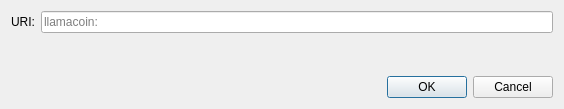
<?xml version="1.0" encoding="UTF-8"?>
<ui version="4.0">
 <class>OpenURIDialog</class>
 <widget class="QDialog" name="OpenURIDialog">
  <property name="geometry">
   <rect>
    <x>0</x>
    <y>0</y>
    <width>564</width>
    <height>109</height>
   </rect>
  </property>
  <property name="windowTitle">
   <string>Open llamacoin URI</string>
  </property>
  <layout class="QVBoxLayout" name="verticalLayout">
   <item>
    <layout class="QHBoxLayout" name="horizontalLayout">
     <item>
      <widget class="QLabel" name="label">
       <property name="text">
        <string>URI:</string>
       </property>
      </widget>
     </item>
     <item>
      <widget class="QValidatedLineEdit" name="uriEdit">
       <property name="placeholderText">
        <string notr="true">llamacoin:</string>
       </property>
      </widget>
     </item>
    </layout>
   </item>
   <item>
    <spacer name="verticalSpacer">
     <property name="orientation">
      <enum>Qt::Vertical</enum>
     </property>
     <property name="sizeHint" stdset="0">
      <size>
       <width>20</width>
       <height>40</height>
      </size>
     </property>
    </spacer>
   </item>
   <item>
    <widget class="QDialogButtonBox" name="buttonBox">
     <property name="orientation">
      <enum>Qt::Horizontal</enum>
     </property>
     <property name="standardButtons">
      <set>QDialogButtonBox::Cancel|QDialogButtonBox::Ok</set>
     </property>
    </widget>
   </item>
  </layout>
 </widget>
 <customwidgets>
  <customwidget>
   <class>QValidatedLineEdit</class>
   <extends>QLineEdit</extends>
   <header>qt/qvalidatedlineedit.h</header>
  </customwidget>
 </customwidgets>
 <resources/>
 <connections>
  <connection>
   <sender>buttonBox</sender>
   <signal>accepted()</signal>
   <receiver>OpenURIDialog</receiver>
   <slot>accept()</slot>
   <hints>
    <hint type="sourcelabel">
     <x>248</x>
     <y>254</y>
    </hint>
    <hint type="destinationlabel">
     <x>157</x>
     <y>274</y>
    </hint>
   </hints>
  </connection>
  <connection>
   <sender>buttonBox</sender>
   <signal>rejected()</signal>
   <receiver>OpenURIDialog</receiver>
   <slot>reject()</slot>
   <hints>
    <hint type="sourcelabel">
     <x>316</x>
     <y>260</y>
    </hint>
    <hint type="destinationlabel">
     <x>286</x>
     <y>274</y>
    </hint>
   </hints>
  </connection>
 </connections>
</ui>
